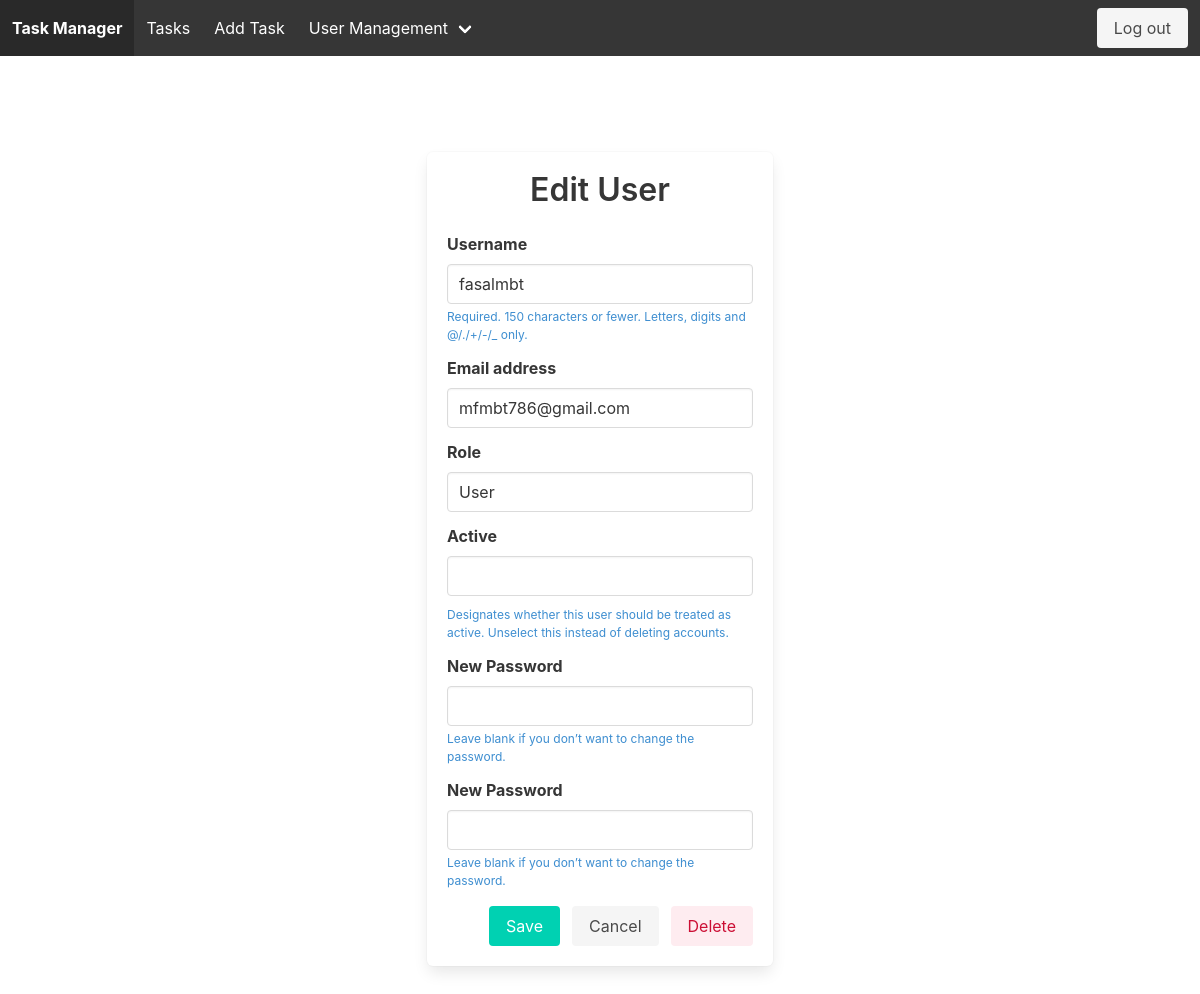
/api/auth/users/2/edit/ (signed in), run on the app's committed database.
### users/models.py (models this page shows, shortened)
class CustomUser(AbstractUser):
    class Role(models.TextChoices):
        SUPERADMIN = 'SUPERADMIN', _('SuperAdmin')
        ADMIN = 'ADMIN', _('Admin')
        USER = 'USER', _('User')
    role = models.CharField(
        max_length=20,
        choices=Role.choices,
        default=Role.USER,
    )
    @property
    def is_superadmin(self):
        return self.role == self.Role.SUPERADMIN or self.is_superuser

### users/views.py (the view, shortened to what this page needs)
# urls.py: path('users/<int:pk>/', UserDetailView.as_view(), name='user-detail'),
class UserDetailView(SuperAdminRequiredMixin, SuccessMessageMixin, UpdateView):
    model = CustomUser
    form_class = CustomUserChangeForm
    template_name = 'users/user_detail.html'
    success_url = reverse_lazy('user-list')
    success_message = "User was updated successfully"

### users/forms.py (shortened to what this page needs)
class CustomUserChangeForm(UserChangeForm):
    new_password = forms.CharField(
        label="New Password",
        required=False,
        widget=forms.PasswordInput(attrs={'class': 'input'}),
        help_text="Leave blank if you don’t want to change the password."
    )
    class Meta:
        model = CustomUser
        fields = ('username', 'email', 'role', 'is_active')
    def __init__(self, *args, **kwargs):
        super().__init__(*args, **kwargs)
        for field in self.fields:
            self.fields[field].widget.attrs.update({'class': 'input'})
        if 'password' in self.fields:
            self.fields['password'].help_text = None
            self.fields['password'].widget = forms.HiddenInput()

### users/views.py (called while the page is built)
    def test_func(self):
        return self.request.user.is_authenticated and self.request.user.is_superadmin

### templates/users/user_detail.html (shortened to what this page needs)
{% extends "base.html" %}
{% block content %}
<section class="section">
    <div class="container">
        <div class="columns is-centered">
            <div class="column is-6-tablet is-5-desktop is-4-widescreen">
                <div class="box">
                    <h1 class="title has-text-centered mb-5">Edit User</h1>
                    <form method="post">
                        {% for field in form %}
                        {% if field.name != 'password' %}
                        <div class="field">
                            <label class="label">{{ field.label }}</label>
                            <div class="control">
                                {{ field }}
                            </div>
                            {% if field.help_text %}
                            <p class="help is-info">{{ field.help_text }}</p>
                            {% endif %}
                        </div>
                        {% endif %}
                        {% endfor %}
                        <div class="field">
                            <label class="label">New Password</label>
                            <div class="control">
                                {{ form.new_password }}
                            </div>
                            {% if form.new_password.help_text %}
                            <p class="help is-info">{{ form.new_password.help_text }}</p>
                            {% endif %}
                        </div>
                        <div class="field is-grouped is-grouped-right mt-4">
                            <p class="control">
                                <button type="submit" class="button is-primary">Save</button>
                            </p>
                            <p class="control">
                                <a href="{% url 'user-list' %}" class="button is-light">Cancel</a>
                            </p>
                            <p class="control">
                                <button type="submit" name="delete" class="button is-danger is-light"
                                    onclick="return confirm('Are you sure you want to delete this user?');">
                                    Delete
                                </button>
                            </p>
                        </div>
                    </form>
                </div>
            </div>
        </div>
    </div>
</section>
{% endblock %}

### data on the page
CustomUser: form "fasalmbt" "mfmbt786@gmail.com" "User" "☑"

### other printed values
{{ field.label }} "Username" "Email address" "Role" "Active" "New Password"
{{ field.help_text }} "Required. 150 characters or fewer. Letters, digits and @/./+/-/_ only." "Designates whether this user should be treated as active. Unselect this instead of deleting accounts." "Leave blank if you don’t want to change the password."
